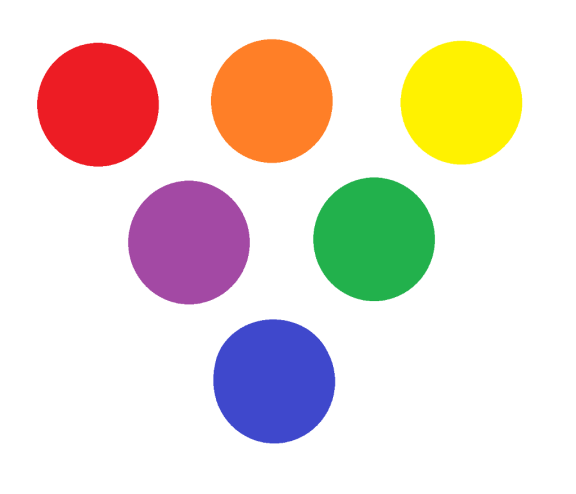
#> input picture circles.png, 576 x 494 px
$ python circularHough.py
#> lines starting #> are read from the running program, lines starting #| are printed output that depends on the picture; after the words box and inside, x2 and y2 are one past the last pixel; in counts of white or black regions, pixels touching at a corner belong together
# author: Luan Nunes Utimura
# Processamento de Imagens Digitais - PPGCC 2018

import cv2
import numpy as np
import scipy.spatial as sp
import matplotlib.pyplot as plt
import matplotlib.image as mpimg

from tqdm import tqdm
from scipy import ndimage

# Função para a aplicação do Sobel
# em uma determinada imagem (img);
def sobelFilter(img):
    sobelFilter1 = np.array([[1, 0, -1], [2, 0, -2], [1, 0, -1]])
    sobelFilter2 = np.array([[1, 2, 1], [0, 0, 0], [-1, -2, -1]])

    conv1 = cv2.filter2D(img, -1, sobelFilter1)
    conv2 = cv2.filter2D(img, -1, sobelFilter2)

    filteredImg = np.sqrt(np.power(conv1, 2.0) + np.power(conv2, 2.0))
    filteredImg = filteredImg.astype(int)

    return filteredImg

# Função para a aplicação da binarização
# em uma determinada imagem (img);
def thresholdFilter(img, threshold = 150):
    img = np.where(img > threshold, 255, 0)

    return img

# Função auxiliar para verificar se um determinado ponto
# está dentro de uma região válida da imagem;
def inImgBoundaries(x, y, height, width):
    return x >= 0 and x < height and y >= 0 and y < width

# Função que realiza a transformada de Hough (circular);
def circleHoughTransform(img, threshold = 5):
    height, width = img.shape
    print(height, width)

    radius = np.arange(58, 64)
    len_radius = len(radius)

    thetas = np.deg2rad(np.arange(0, 360.0, 1.0))
    cos_thetas = np.cos(thetas)
    sin_thetas = np.sin(thetas)
    len_thetas = len(thetas)

    accumulator = np.zeros((height, width), dtype=np.uint8)

    are_edges = img > threshold
    x_indexes, y_indexes = np.nonzero(are_edges)

    for i in tqdm(range(len(x_indexes))):
        x = x_indexes[i]
        y = y_indexes[i]

        for r in range(len_radius):
            for t in range(len_thetas):
                a = x - radius[r] * cos_thetas[t]
                b = y - radius[r] * sin_thetas[t]
                if a >= 0 and a < height and b >= 0 and b < width:
                    accumulator[int(a), int(b)] += 1

    return accumulator, thetas, radius

# Função que desenha e encontra os círculos a partir
# da imagem do espaço de Hough;
def displayHoughTransformCircles(img, radius, grayscaleReference, houghReference):
    height, width = grayscaleReference.shape

    controlMatrix = np.zeros((height, width), dtype=np.uint8)

    outputImg1 = np.zeros((height, width), dtype=np.uint8)
    outputImg2 = grayscaleReference.copy()

    x, y = np.nonzero(img)
    r = int((radius[0] + radius[-1]) / 2)

    candidatesList = []
    for i in range(len(x)):
        if controlMatrix[int(x[i]), int(y[i])] == 0:
            window = houghReference[(int(x[i]) - 10):(int(x[i]) + 10 + 1), (int(y[i]) - 10):(int(y[i]) + 10 + 1)]

            centerOfMass = ndimage.measurements.center_of_mass(window)
            com_x = int(centerOfMass[0] + x[i] - 10)
            com_y = int(centerOfMass[1] + y[i] - 10)

            controlMatrix[(int(x[i]) - 10):(int(x[i]) + 10 + 1), (int(y[i]) - 10):(int(y[i]) + 10 + 1)] = 1

            cv2.circle(outputImg1, (com_y, com_x), 2, 255, -1)
            cv2.circle(outputImg2, (com_y, com_x), 2, 255, -1)

            cv2.circle(outputImg1, (com_y, com_x), r, 255, 2)
            cv2.circle(outputImg2, (com_y, com_x), r, 255, 2)

            candidatesList.append([com_x, com_y, r])

    # Para cada círculo candidato, desenha ele sobre a imagem grayscale;
    print('circle\t(x, y)\tr')
    for i, candidate in enumerate(candidatesList):
        centerX, centerY, centerR = candidate
        print('{}\t{}\t{}'.format(i, (centerX, centerY), centerR))

    return outputImg1, outputImg2


if __name__ == '__main__':
    # Segunda Parte (Circular Hough Transform);

    # Carrega a imagem;
    img = cv2.imread('circles.png')
#> img is the input picture: shape (494, 576, 3); mean B, G, R 213, 221.2, 233.2
    # Converte de BGR (padrão OpenCV) p/ RGB;
    rgb_img = cv2.cvtColor(img, cv2.COLOR_BGR2RGB)
    # Converte de RGB p/ Escala de Cinza;
    grayscale_img = cv2.cvtColor(img, cv2.COLOR_BGR2GRAY)

    # Aplica todos os filtros/métodos necessários
    # para as plotagens de cada etapa;
    filtered_img = cv2.Canny(grayscale_img, 100, 200)
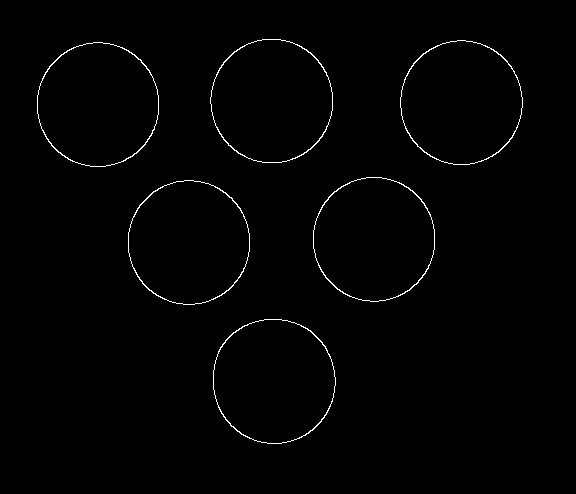
#> filtered_img: shape (494, 576); 0.94% white in thin lines or dots, all inside (x1, y1, x2, y2) = (37, 39, 523, 444)

    plt.figure(1)
    # Imagem original (colorida);
    plt.subplot(231)
    plt.imshow(rgb_img)
    # Imagem em escala de cinza;
    plt.subplot(232)
    plt.imshow(grayscale_img, cmap='gray')
    # Imagem após a aplicação do filtro Sobel;
    plt.subplot(233)
    plt.imshow(filtered_img, cmap='gray')

    plt.figure(2)
    # Imagem após a aplicação da Transformada de Hough;
    plt.subplot(121)
    hough_img, thetas, radius = circleHoughTransform(filtered_img)
#| 494 576
#> in circleHoughTransform, `x_indexes, y_indexes = np.nonzero(are_edges)`: x_indexes = 2688 values from 39 to 443; y_indexes = 2688 values, max 522 at index 639, min 37 at index 622, mean 277.4
#> the loop in circleHoughTransform, `for i in tqdm(range(len(x_indexes))):` made 2688 passes
#> (x, y) on passes 1 to 3: (39, 262), (39, 263), (39, 264)
#> after the loop in circleHoughTransform, `for i in tqdm(range(len(x_indexes))):`:
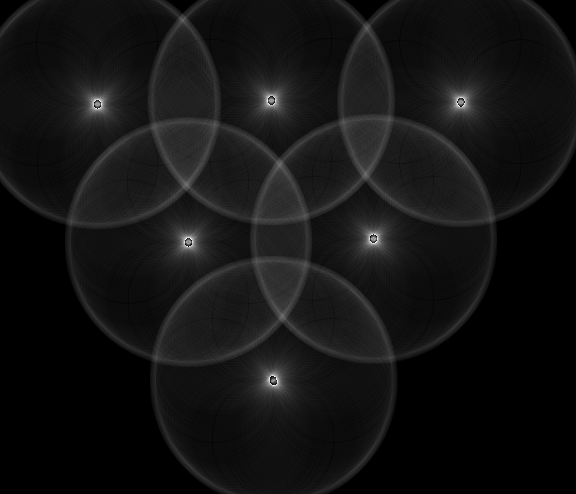
#> accumulator: shape (494, 576); min 0, max 255, mean 19.3
#> thetas = 360 values from 0 to 6.27; radius = [58, 59, 60, 61, 62, 63]
    plt.imshow(hough_img, cmap='jet')
    # Imagem após a aplicação da Binarização na Transformada de Hough;;
    plt.subplot(122)
    thresholded_hough_img = thresholdFilter(hough_img, 240)
#> in thresholdFilter, `img = np.where(img > threshold, 255, 0)`:
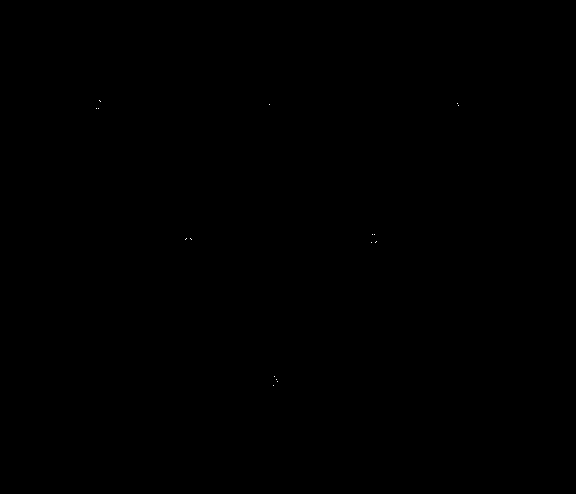
#> img: shape (494, 576) int64; 0.01% white in thin lines or dots, all inside (x1, y1, x2, y2) = (96, 100, 459, 386)
    plt.imshow(thresholded_hough_img, cmap='gray')

    plt.figure(1)
    # Imagem após a identificação dos círculos correspondentes aos picos;
    plt.subplot(234)
    houghCircles_img1, houghCircles_img2 = displayHoughTransformCircles(thresholded_hough_img, radius, grayscale_img, hough_img)
#> in displayHoughTransformCircles, `x, y = np.nonzero(img)`: x = 20 values from 100 to 385; y = 20 values, max 458 at index 4, min 96 at index 5, mean 264.9
#> in displayHoughTransformCircles, `r = int((radius[0] + radius[-1]) / 2)`: r = 60
#> the loop in displayHoughTransformCircles, `for i in range(len(x)):` made 20 passes
#> (centerOfMass, com_x, com_y) on passes 1, 3, 4, 8, 10, 17: ((11.13, 9.39), 101, 98), ((9.59, 11.09), 102, 458), ((8.83, 10.57), 102, 269), ((11.38, 10.4), 235, 372), ((11.07, 10.65), 239, 186), ((11.18, 9.65), 377, 273)
#> after the loop in displayHoughTransformCircles, `for i in range(len(x)):`:
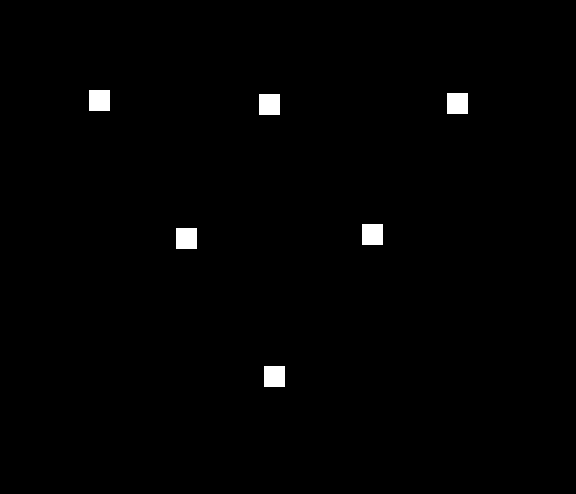
#> controlMatrix: shape (494, 576); values 0 (black) and 1 (white), 0.93% white; 6 white regions, box (x1, y1, x2, y2) and area: (89, 90, 110, 111) 441, (447, 93, 468, 114) 441, (259, 94, 280, 115) 441, (362, 224, 383, 245) 441, (176, 228, 197, 249) 441, (264, 366, 285, 387) 441
#> after the loop in displayHoughTransformCircles, `for i in range(len(x)):`:
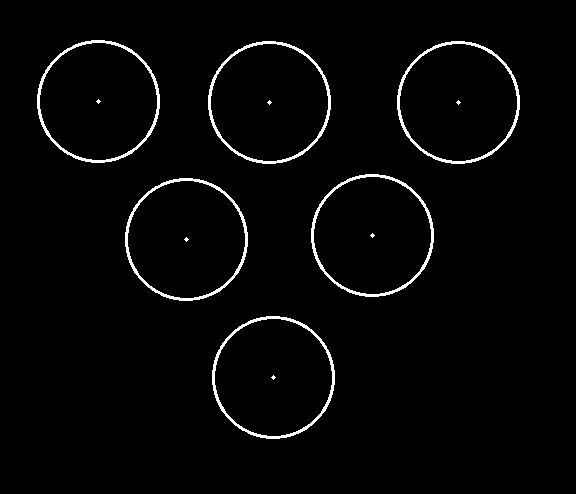
#> outputImg1: shape (494, 576); 2.4% white; 12 white regions (6 under 20 px), largest, box (x1, y1, x2, y2) and area: (37, 40, 160, 163) 1138, (208, 41, 331, 164) 1138, (397, 41, 520, 164) 1138, (311, 174, 434, 297) 1138, (125, 178, 248, 301) 1138, (212, 316, 335, 439) 1138
#> after the loop in displayHoughTransformCircles, `for i in range(len(x)):`:
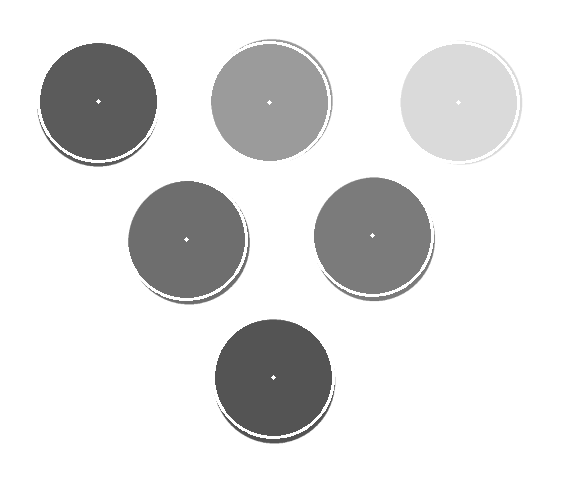
#> outputImg2: shape (494, 576); min 79, max 255, mean 225.7
#> after the loop in displayHoughTransformCircles, `for i in range(len(x)):`:
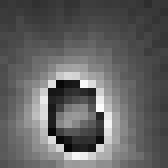
#> window: shape (21, 21) (shown 8 times larger); min 6, max 252, mean 98.5
#> after the loop in displayHoughTransformCircles, `for i in range(len(x)):`: candidatesList = [[101, 98, 60], [102, 458, 60], [102, 269, 60], [235, 372, 60], [239, 186, 60], [377, 273, 60]]
#> the loop in displayHoughTransformCircles, `for i, candidate in enumerate(candidatesList):` made 6 passes
#> (candidate, centerX, centerY) on passes 1 to 6: ([101, 98, 60], 101, 98), ([102, 458, 60], 102, 458), ([102, 269, 60], 102, 269), ([235, 372, 60], 235, 372), ([239, 186, 60], 239, 186), ([377, 273, 60], 377, 273)
#| 0	(101, 98)	60
#| 1	(102, 458)	60
#| 2	(102, 269)	60
#| 3	(235, 372)	60
#| 4	(239, 186)	60
#| 5	(377, 273)	60
    plt.imshow(houghCircles_img1, cmap='gray')
    plt.subplot(235)
    plt.imshow(houghCircles_img2, cmap='gray')

    plt.show()
